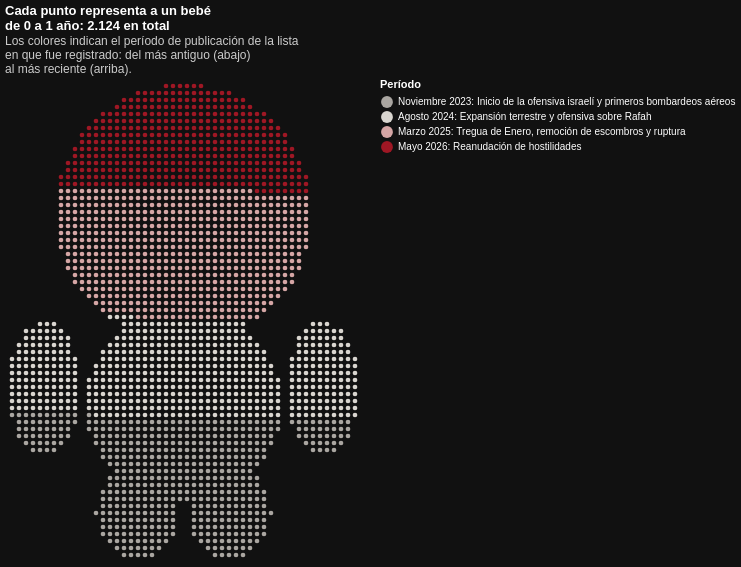

The cell this chart's notebook holds for it:
### Code cell
from matplotlib.colors import LinearSegmentedColormap, to_hex

PX = 7

# Degradado: gris -> crema -> rojo sangre, un color por cada período
degradado = LinearSegmentedColormap.from_list(
    "gris_crema_rojo", ["#AAA6A1", "#F1EDE6", "#9E1724"]
)
colores = [
    to_hex(degradado(i / (len(orden_etiquetas) - 1)))
    for i in range(len(orden_etiquetas))
]

total_txt = f"{N:,}".replace(",", ".")

x_min, x_max = figura["x"].min() - 1, figura["x"].max() + 1
y_min, y_max = figura["y"].min() - 1, figura["y"].max() + 1

grafico = alt.Chart(figura[["x", "y", "periodo", "etiqueta", "total_periodo"]]).mark_circle(size=22, opacity=1).encode(
    x=alt.X("x:Q", axis=None, scale=alt.Scale(domain=[x_min, x_max], nice=False)),
    y=alt.Y("y:Q", axis=None, scale=alt.Scale(domain=[y_min, y_max], nice=False)),
    color=alt.Color("etiqueta:N",
                    sort=orden_etiquetas,
                    scale=alt.Scale(domain=orden_etiquetas, range=colores),
                    legend=alt.Legend(title="Período",
                                      symbolType="circle", symbolSize=140,
                                      labelLimit=700)),
    tooltip=[alt.Tooltip("etiqueta:N", title="Período"),
             alt.Tooltip("total_periodo:Q", title="Bebés registrados en el período")]
).properties(
    width=int((x_max - x_min) * PX),
    height=int((y_max - y_min) * PX),
    title=alt.TitleParams(
        text=["Cada punto representa a un bebé", f"de 0 a 1 año: {total_txt} en total"],
        subtitle=["Los colores indican el período de publicación de la lista",
                  "en que fue registrado: del más antiguo (abajo)",
                  "al más reciente (arriba)."],
        color="white", subtitleColor="#cccccc", anchor="start"
    )
).interactive(
).configure(
    background="#111111"
).configure_view(
    stroke=None
).configure_legend(
    labelColor="white", titleColor="white"
)

grafico

### Figure 1 — Vega-Lite specification as saved in the notebook (floating-point values rounded to 4 significant figures; data arrays with more than 128 entries replaced by an {"elided": "..."} marker saying what was removed)
{"config": {"view": {"continuousWidth": 300, "continuousHeight": 300, "stroke": null}, "background": "#111111", "legend": {"labelColor": "white", "titleColor": "white"}}, "data": {"name": "data-677338cfe29177ebf09c926421933d66"}, "mark": {"type": "circle", "opacity": 1, "size": 22}, "encoding": {"color": {"field": "etiqueta", "legend": {"labelLimit": 700, "symbolSize": 140, "symbolType": "circle", "title": "Período"}, "scale": {"domain": ["Noviembre 2023: Inicio de la ofensiva israelí y primeros bombardeos aéreos", "Agosto 2024: Expansión terrestre y ofensiva sobre Rafah", "Marzo 2025: Tregua de Enero, remoción de escombros y ruptura", "Mayo 2026: Reanudación de hostilidades"], "range": ["#aaa6a1", "#d9d5cf", "#d5a6a5", "#9e1724"]}, "sort": ["Noviembre 2023: Inicio de la ofensiva israelí y primeros bombardeos aéreos", "Agosto 2024: Expansión terrestre y ofensiva sobre Rafah", "Marzo 2025: Tregua de Enero, remoción de escombros y ruptura", "Mayo 2026: Reanudación de hostilidades"], "type": "nominal"}, "tooltip": [{"field": "etiqueta", "title": "Período", "type": "nominal"}, {"field": "total_periodo", "title": "Bebés registrados en el período", "type": "quantitative"}], "x": {"axis": null, "field": "x", "scale": {"domain": [-25.5, 25.5], "nice": false}, "type": "quantitative"}, "y": {"axis": null, "field": "y", "scale": {"domain": [-0.5, 68.5], "nice": false}, "type": "quantitative"}}, "height": 483, "params": [{"name": "param_1", "select": {"type": "interval", "encodings": ["x", "y"]}, "bind": "scales"}], "title": {"text": ["Cada punto representa a un bebé", "de 0 a 1 año: 2.124 en total"], "anchor": "start", "color": "white", "subtitle": ["Los colores indican el período de publicación de la lista", "en que fue registrado: del más antiguo (abajo)", "al más reciente (arriba)."], "subtitleColor": "#cccccc"}, "width": 357, "$schema": "https://vega.github.io/schema/vega-lite/v5.20.1.json", "datasets": {"data-677338cfe29177ebf09c926421933d66": {"elided": "2124 records"}}}
